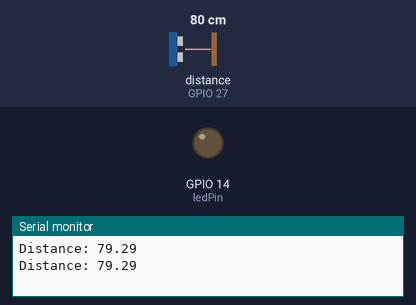
A sketch run on a simulated ESP32. Shown: output pins drawn as LEDs (lit = HIGH), the last lines printed to the serial monitor. Wiring (inferred from the names in the program): ultrasonic range finder: trigger GPIO 26; echo GPIO 27. The test bench sets the inputs (shaded band); at power-on: distance to the obstacle (sensor on GPIO 27) 80 cm. The echo pulse lasts 58.3 µs per cm; pins used as bus, display or sensor lines are not drawn.

Above: at 1.8 s.
1.9 s: distance to the obstacle (sensor on GPIO 27) set to 2 cm
At 2.5 s:
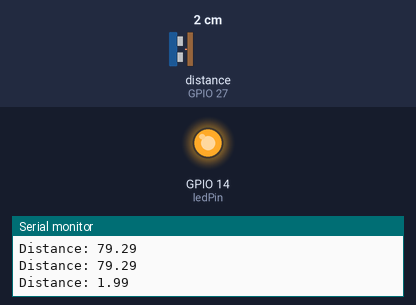
3.5 s: distance to the obstacle (sensor on GPIO 27) set to 9 cm
At 5.2 s:
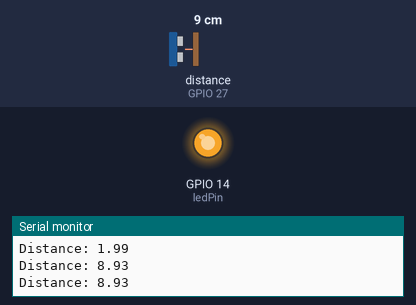
5.5 s: distance to the obstacle (sensor on GPIO 27) set to 18 cm
At 6.9 s:
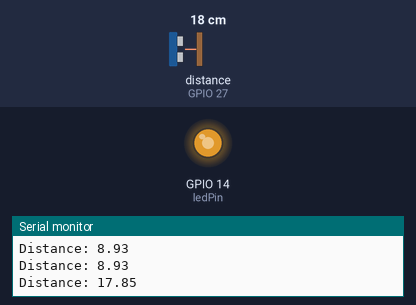
7.5 s: distance to the obstacle (sensor on GPIO 27) set to 35 cm
At 8.6 s:
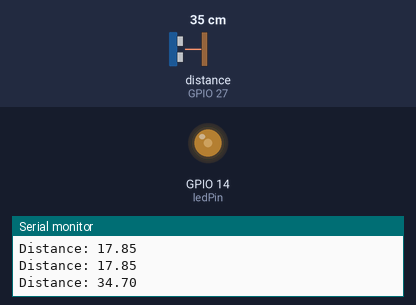
Timing chart, 0 to 10.5 s (numbered marks = the images above; inputs shaded):
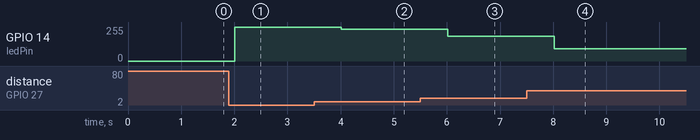

Measured:
- after the input at 1.9 s, GPIO 14 (ledPin): 0/255 → 255/255 after 0.11 s
- after the input at 3.5 s, GPIO 14 (ledPin): 255/255 → 238/255 after 0.51 s
- after the input at 5.5 s, GPIO 14 (ledPin): 238/255 → 187/255 after 0.52 s
- after the input at 7.5 s, GPIO 14 (ledPin): 187/255 → 91/255 after 0.52 s

The sketch:

Exp2_HC-SR04.ino
```cpp
const int trigPin = 26;
const int echoPin = 27;
const int ledPin = 14;
long duration;
float distance;  // Change the data type to float
int brightness;

void setup() {
  pinMode(trigPin, OUTPUT);
  pinMode(echoPin, INPUT);
  pinMode(ledPin, OUTPUT);
  Serial.begin(9600);
}
void loop() {
  // Clears the trigPin
  digitalWrite(trigPin, LOW);
  delayMicroseconds(2);
  // Sets the trigPin on HIGH state for 10 microseconds
  digitalWrite(trigPin, HIGH);
  delayMicroseconds(10);
  digitalWrite(trigPin, LOW);
  // Reads the echoPin, returns the sound wave travel time in microseconds
  duration = pulseIn(echoPin, HIGH);
  // Calculating the distance
  distance = duration * 0.034 / 2;
  // Prints the distance on the Serial Monitor

  brightness = map(distance, 5, 50, 255, 0);
  brightness = constrain(brightness, 0, 255);
  analogWrite(ledPin, brightness);

  /*if (distance<=10){
    digitalWrite(ledPin, HIGH);
    Serial.println("ON");
  }
  else{
    digitalWrite(ledPin, LOW);
    Serial.println("OFF");
  }*/

  // Prints the distance on the Serial Monitor
  Serial.print("Distance: ");
  Serial.println(distance);
  delay(1000); // Add a delay to make the output readable
}
```
